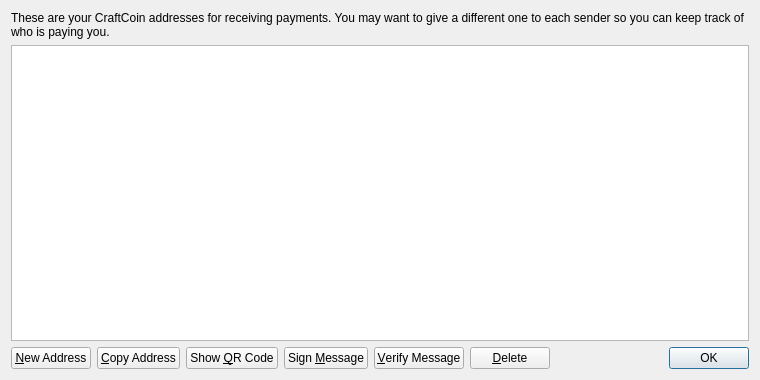
<?xml version="1.0" encoding="UTF-8"?>
<ui version="4.0">
 <class>AddressBookPage</class>
 <widget class="QWidget" name="AddressBookPage">
  <property name="geometry">
   <rect>
    <x>0</x>
    <y>0</y>
    <width>760</width>
    <height>380</height>
   </rect>
  </property>
  <property name="windowTitle">
   <string>Address Book</string>
  </property>
  <layout class="QVBoxLayout" name="verticalLayout">
   <item>
    <widget class="QLabel" name="labelExplanation">
     <property name="text">
      <string>These are your CraftCoin addresses for receiving payments. You may want to give a different one to each sender so you can keep track of who is paying you.</string>
     </property>
     <property name="textFormat">
      <enum>Qt::PlainText</enum>
     </property>
     <property name="wordWrap">
      <bool>true</bool>
     </property>
    </widget>
   </item>
   <item>
    <widget class="QTableView" name="tableView">
     <property name="contextMenuPolicy">
      <enum>Qt::CustomContextMenu</enum>
     </property>
     <property name="toolTip">
      <string>Double-click to edit address or label</string>
     </property>
     <property name="tabKeyNavigation">
      <bool>false</bool>
     </property>
     <property name="alternatingRowColors">
      <bool>true</bool>
     </property>
     <property name="selectionMode">
      <enum>QAbstractItemView::SingleSelection</enum>
     </property>
     <property name="selectionBehavior">
      <enum>QAbstractItemView::SelectRows</enum>
     </property>
     <property name="sortingEnabled">
      <bool>true</bool>
     </property>
     <attribute name="verticalHeaderVisible">
      <bool>false</bool>
     </attribute>
    </widget>
   </item>
   <item>
    <layout class="QHBoxLayout" name="horizontalLayout">
     <item>
      <widget class="QPushButton" name="newAddressButton">
       <property name="toolTip">
        <string>Create a new address</string>
       </property>
       <property name="text">
        <string>&amp;New Address</string>
       </property>
       <property name="icon">
        <iconset resource="../bitcoin.qrc">
         <normaloff>:/icons/add</normaloff>:/icons/add</iconset>
       </property>
      </widget>
     </item>
     <item>
      <widget class="QPushButton" name="copyToClipboard">
       <property name="toolTip">
        <string>Copy the currently selected address to the system clipboard</string>
       </property>
       <property name="text">
        <string>&amp;Copy Address</string>
       </property>
       <property name="icon">
        <iconset resource="../bitcoin.qrc">
         <normaloff>:/icons/editcopy</normaloff>:/icons/editcopy</iconset>
       </property>
      </widget>
     </item>
     <item>
      <widget class="QPushButton" name="showQRCode">
       <property name="text">
        <string>Show &amp;QR Code</string>
       </property>
       <property name="icon">
        <iconset resource="../bitcoin.qrc">
         <normaloff>:/icons/qrcode</normaloff>:/icons/qrcode</iconset>
       </property>
      </widget>
     </item>
     <item>
      <widget class="QPushButton" name="signMessage">
       <property name="toolTip">
        <string>Sign a message to prove you own a CraftCoin address</string>
       </property>
       <property name="text">
        <string>Sign &amp;Message</string>
       </property>
       <property name="icon">
        <iconset resource="../bitcoin.qrc">
         <normaloff>:/icons/edit</normaloff>:/icons/edit</iconset>
       </property>
      </widget>
     </item>
     <item>
      <widget class="QPushButton" name="verifyMessage">
       <property name="toolTip">
        <string>Verify a message to ensure it was signed with a specified CraftCoin address</string>
       </property>
       <property name="text">
        <string>&amp;Verify Message</string>
       </property>
       <property name="icon">
        <iconset resource="../bitcoin.qrc">
         <normaloff>:/icons/transaction_0</normaloff>:/icons/transaction_0</iconset>
       </property>
      </widget>
     </item>
     <item>
      <widget class="QPushButton" name="deleteButton">
       <property name="toolTip">
        <string>Delete the currently selected address from the list</string>
       </property>
       <property name="text">
        <string>&amp;Delete</string>
       </property>
       <property name="icon">
        <iconset resource="../bitcoin.qrc">
         <normaloff>:/icons/remove</normaloff>:/icons/remove</iconset>
       </property>
      </widget>
     </item>
     <item>
      <spacer name="horizontalSpacer">
       <property name="orientation">
        <enum>Qt::Horizontal</enum>
       </property>
       <property name="sizeHint" stdset="0">
        <size>
         <width>40</width>
         <height>20</height>
        </size>
       </property>
      </spacer>
     </item>
     <item>
      <widget class="QDialogButtonBox" name="buttonBox">
       <property name="sizePolicy">
        <sizepolicy hsizetype="Maximum" vsizetype="Fixed">
         <horstretch>0</horstretch>
         <verstretch>0</verstretch>
        </sizepolicy>
       </property>
       <property name="standardButtons">
        <set>QDialogButtonBox::Ok</set>
       </property>
      </widget>
     </item>
    </layout>
   </item>
  </layout>
 </widget>
 <resources>
  <include location="../bitcoin.qrc"/>
 </resources>
 <connections/>
</ui>
